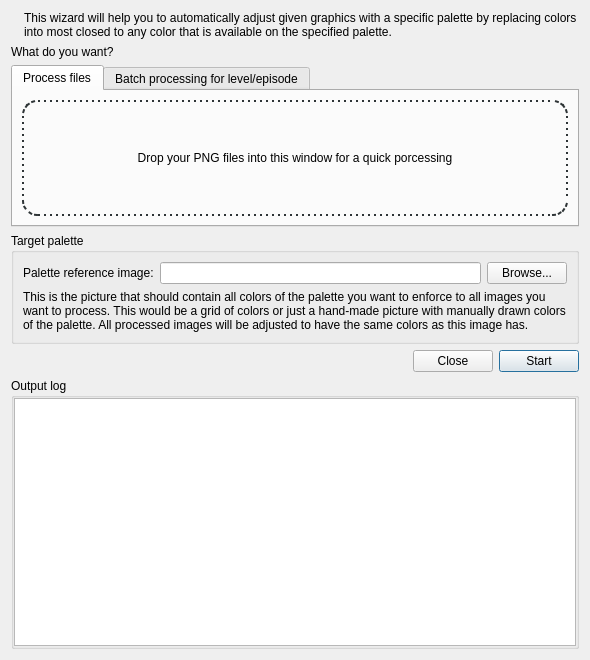
<?xml version="1.0" encoding="UTF-8"?>
<ui version="4.0">
 <class>PaletteFilter</class>
 <widget class="QDialog" name="PaletteFilter">
  <property name="geometry">
   <rect>
    <x>0</x>
    <y>0</y>
    <width>590</width>
    <height>660</height>
   </rect>
  </property>
  <property name="acceptDrops">
   <bool>true</bool>
  </property>
  <property name="windowTitle">
   <string>Palette filter</string>
  </property>
  <property name="windowIcon">
   <iconset resource="../_resources/maintainer.qrc">
    <normaloff>:/maintainer.ico</normaloff>:/maintainer.ico</iconset>
  </property>
  <layout class="QGridLayout" name="gridLayout_2" rowstretch="0,0,0,0,0,10000" columnstretch="0,10000,0,0">
   <item row="4" column="3">
    <widget class="QPushButton" name="doMadJob">
     <property name="text">
      <string>Start</string>
     </property>
    </widget>
   </item>
   <item row="0" column="1" colspan="3">
    <widget class="QLabel" name="label">
     <property name="text">
      <string>This wizard will help you to automatically adjust given graphics with a specific palette by replacing colors into most closed to any color that is available on the specified palette.</string>
     </property>
     <property name="alignment">
      <set>Qt::AlignLeading|Qt::AlignLeft|Qt::AlignTop</set>
     </property>
     <property name="wordWrap">
      <bool>true</bool>
     </property>
    </widget>
   </item>
   <item row="5" column="0" colspan="4">
    <widget class="QGroupBox" name="groupBox">
     <property name="title">
      <string>Output log</string>
     </property>
     <layout class="QGridLayout" name="gridLayout">
      <property name="leftMargin">
       <number>0</number>
      </property>
      <property name="topMargin">
       <number>0</number>
      </property>
      <property name="rightMargin">
       <number>0</number>
      </property>
      <property name="bottomMargin">
       <number>0</number>
      </property>
      <property name="spacing">
       <number>0</number>
      </property>
      <item row="0" column="0">
       <widget class="QTextBrowser" name="outputLog">
        <property name="font">
         <font>
          <family>Monospace</family>
          <pointsize>8</pointsize>
         </font>
        </property>
       </widget>
      </item>
     </layout>
    </widget>
   </item>
   <item row="4" column="2">
    <widget class="QPushButton" name="closeBox">
     <property name="text">
      <string>Close</string>
     </property>
    </widget>
   </item>
   <item row="0" column="0">
    <widget class="QLabel" name="picture">
     <property name="text">
      <string/>
     </property>
     <property name="pixmap">
      <pixmap resource="../_resources/maintainer.qrc">:/tools/pallete_filter_128.png</pixmap>
     </property>
    </widget>
   </item>
   <item row="4" column="0" colspan="2">
    <spacer name="horizontalSpacer">
     <property name="orientation">
      <enum>Qt::Horizontal</enum>
     </property>
     <property name="sizeHint" stdset="0">
      <size>
       <width>40</width>
       <height>20</height>
      </size>
     </property>
    </spacer>
   </item>
   <item row="2" column="0" colspan="4">
    <widget class="QTabWidget" name="whatToConvert">
     <property name="currentIndex">
      <number>0</number>
     </property>
     <widget class="QWidget" name="filesTab">
      <attribute name="title">
       <string>Process files</string>
      </attribute>
      <layout class="QGridLayout" name="gridLayout_4">
       <item row="0" column="0">
        <widget class="QLabel" name="filesDropArea">
         <property name="acceptDrops">
          <bool>true</bool>
         </property>
         <property name="styleSheet">
          <string notr="true">border-color: rgb(46, 52, 54);
border-style: dotted;
border-width: 2px;
color: black;
border-radius: 15px;</string>
         </property>
         <property name="text">
          <string>Drop your PNG files into this window for a quick porcessing</string>
         </property>
         <property name="alignment">
          <set>Qt::AlignCenter</set>
         </property>
        </widget>
       </item>
      </layout>
     </widget>
     <widget class="QWidget" name="episode">
      <attribute name="title">
       <string>Batch processing for level/episode</string>
      </attribute>
      <layout class="QGridLayout" name="gridLayout_3">
       <item row="0" column="0" colspan="2">
        <widget class="QLabel" name="label_3">
         <property name="text">
          <string>Input directory (for example, an episode root or level custom folder):</string>
         </property>
        </widget>
       </item>
       <item row="3" column="0" colspan="2">
        <widget class="QCheckBox" name="flagRemoveOld">
         <property name="text">
          <string>Don't create backup for old images</string>
         </property>
        </widget>
       </item>
       <item row="1" column="1">
        <widget class="QPushButton" name="inPathBrowse">
         <property name="text">
          <string>Browse...</string>
         </property>
        </widget>
       </item>
       <item row="1" column="0">
        <widget class="QLineEdit" name="inPath">
         <property name="placeholderText">
          <string>Path to an input directory with a source data</string>
         </property>
        </widget>
       </item>
       <item row="2" column="0" colspan="2">
        <widget class="QLabel" name="label_4">
         <property name="font">
          <font>
           <weight>75</weight>
           <bold>true</bold>
          </font>
         </property>
         <property name="text">
          <string>Flags</string>
         </property>
        </widget>
       </item>
       <item row="4" column="0" colspan="2">
        <widget class="QCheckBox" name="flagScanSubdirs">
         <property name="text">
          <string>Process all content of subdirectories</string>
         </property>
         <property name="checked">
          <bool>true</bool>
         </property>
        </widget>
       </item>
      </layout>
     </widget>
    </widget>
   </item>
   <item row="1" column="0" colspan="4">
    <widget class="QLabel" name="label_2">
     <property name="text">
      <string>What do you want?</string>
     </property>
    </widget>
   </item>
   <item row="3" column="0" colspan="4">
    <widget class="QGroupBox" name="groupBox_2">
     <property name="title">
      <string>Target palette</string>
     </property>
     <layout class="QGridLayout" name="gridLayout_5" columnstretch="0,1000,0">
      <item row="0" column="0">
       <widget class="QLabel" name="label_5">
        <property name="text">
         <string>Palette reference image:</string>
        </property>
       </widget>
      </item>
      <item row="0" column="1">
       <widget class="QLineEdit" name="paletteImg"/>
      </item>
      <item row="0" column="2">
       <widget class="QPushButton" name="paletteImgBrowse">
        <property name="text">
         <string>Browse...</string>
        </property>
       </widget>
      </item>
      <item row="1" column="0" colspan="3">
       <widget class="QLabel" name="label_6">
        <property name="text">
         <string>This is the picture that should contain all colors of the palette you want to enforce to all images you want to process. This would be a grid of colors or just a hand-made picture with manually drawn colors of the palette. All processed images will be adjusted to have the same colors as this image has.</string>
        </property>
        <property name="wordWrap">
         <bool>true</bool>
        </property>
       </widget>
      </item>
     </layout>
    </widget>
   </item>
  </layout>
 </widget>
 <resources>
  <include location="../_resources/maintainer.qrc"/>
 </resources>
 <connections>
  <connection>
   <sender>closeBox</sender>
   <signal>clicked()</signal>
   <receiver>PaletteFilter</receiver>
   <slot>close()</slot>
   <hints>
    <hint type="sourcelabel">
     <x>318</x>
     <y>302</y>
    </hint>
    <hint type="destinationlabel">
     <x>238</x>
     <y>298</y>
    </hint>
   </hints>
  </connection>
 </connections>
</ui>
